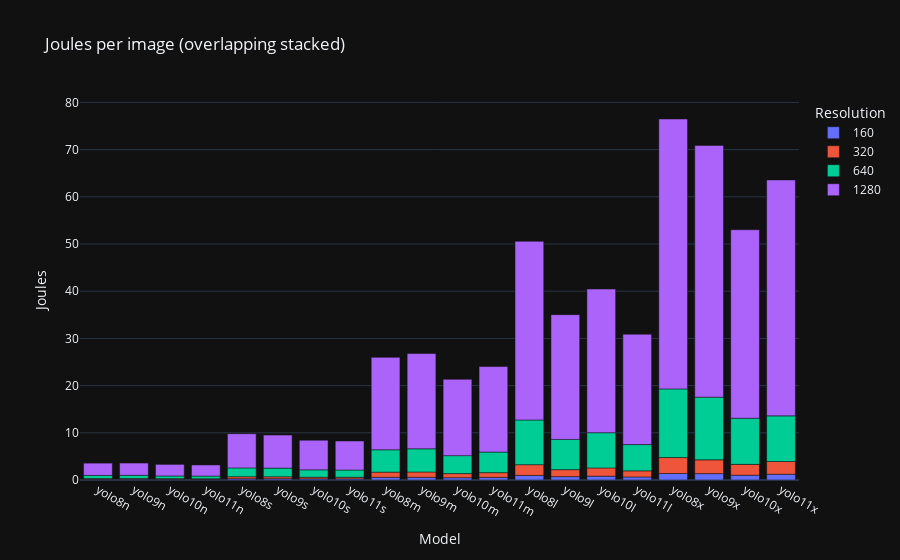
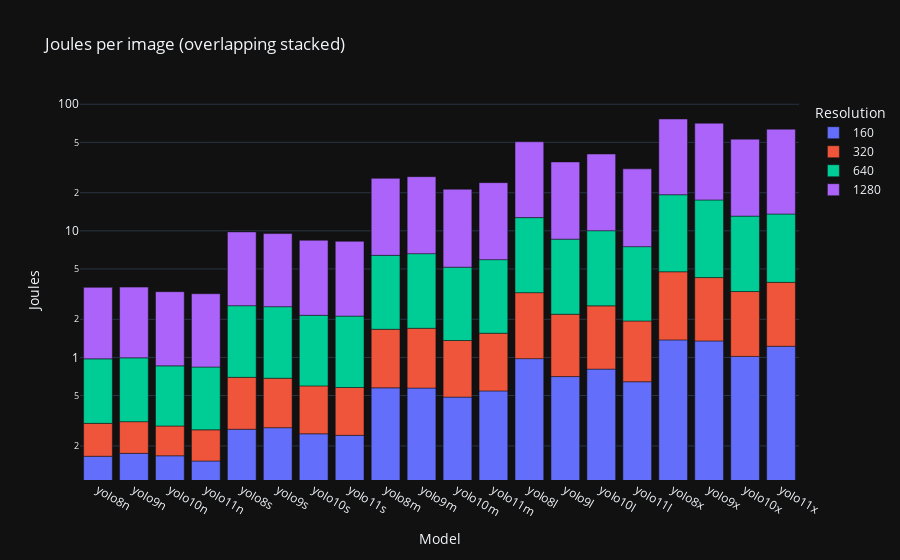
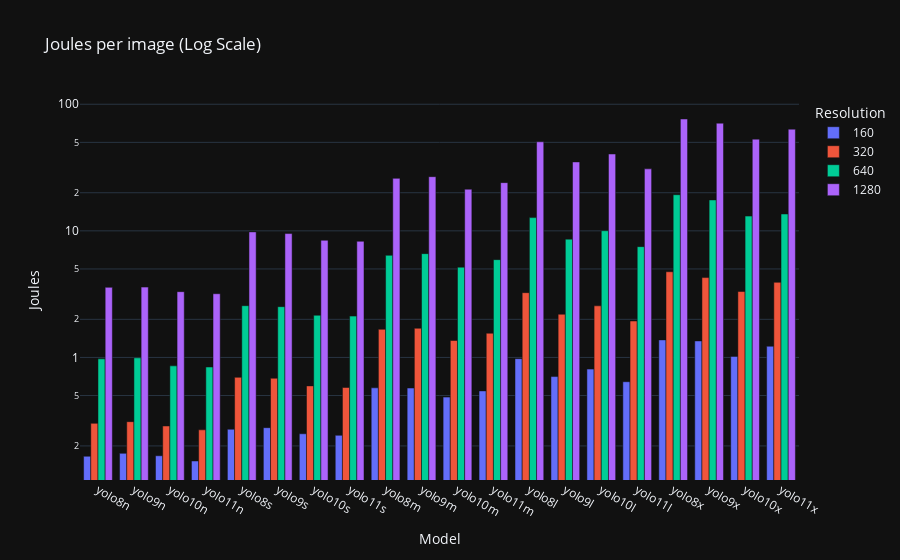

Notebook code cell kept with these figures, in order:
### Code cell
# Define width based on resolution
# resolution_to_width = {160: 0.2, 320: 0.4, 640: 0.6, 1280: 0.8}
diff_joules_df_sorted = common_utils.sort_by_model_size_then_version(stacked_diff_max_joules_df)

fig = px.bar(
    diff_joules_df_sorted, 
    title='Joules per image (overlapping stacked)', 
    labels={'value': 'Max Power (Watts)', 'index': 'Model'},
    # width=[resolution_to_width.get(int(col), 0.5) for col in diff_joules_df_sorted.columns]
)
fig.update_layout(xaxis_title='Model', yaxis_title='Joules', legend_title_text='Resolution')
fig.show()
fig = px.bar(
    diff_joules_df_sorted, 
    title='Joules per image (overlapping stacked)', 
    labels={'value': 'Max Power (Watts)', 'index': 'Model'},
    # width=[resolution_to_width.get(int(col), 0.5) for col in diff_joules_df_sorted.columns]
)
fig.update_layout(xaxis_title='Model', yaxis_title='Joules', yaxis_type='log', legend_title_text='Resolution')
fig.show()

fig = px.bar(max_joules_df_sorted, barmode='group', title='Joules per image (Log Scale)', labels={'value': 'Max Power (Watts)', 'index': 'Model'})
fig.update_layout(xaxis_title='Model', yaxis_title='Joules', yaxis_type='log', legend_title_text='Resolution')
fig.show()

### Figure 1 — Plotly figure (JSON) as saved in the notebook; plotly's stock layout.template omitted (floating-point values rounded to 4 significant figures)
{"data": [{"alignmentgroup": "True", "hovertemplate": "variable=160<br>Model=%{x}<br>Max Power (Watts)=%{y}<extra></extra>", "legendgroup": "160", "marker": {"color": "#636efa", "pattern": {"shape": ""}}, "name": "160", "offsetgroup": "160", "orientation": "v", "showlegend": true, "textposition": "auto", "x": ["yolo8n", "yolo9n", "yolo10n", "yolo11n", "yolo8s", "yolo9s", "yolo10s", "yolo11s", "yolo8m", "yolo9m", "yolo10m", "yolo11m", "yolo8l", "yolo9l", "yolo10l", "yolo11l", "yolo8x", "yolo9x", "yolo10x", "yolo11x"], "xaxis": "x", "y": [0.1656, 0.1747, 0.1672, 0.152, 0.2709, 0.2787, 0.2494, 0.2424, 0.5752, 0.573, 0.4859, 0.5439, 0.9785, 0.7061, 0.8087, 0.6428, 1.376, 1.35, 1.019, 1.226], "yaxis": "y", "type": "bar"}, {"alignmentgroup": "True", "hovertemplate": "variable=320<br>Model=%{x}<br>Max Power (Watts)=%{y}<extra></extra>", "legendgroup": "320", "marker": {"color": "#EF553B", "pattern": {"shape": ""}}, "name": "320", "offsetgroup": "320", "orientation": "v", "showlegend": true, "textposition": "auto", "x": ["yolo8n", "yolo9n", "yolo10n", "yolo11n", "yolo8s", "yolo9s", "yolo10s", "yolo11s", "yolo8m", "yolo9m", "yolo10m", "yolo11m", "yolo8l", "yolo9l", "yolo10l", "yolo11l", "yolo8x", "yolo9x", "yolo10x", "yolo11x"], "xaxis": "x", "y": [0.1358, 0.1362, 0.1203, 0.116, 0.4256, 0.4065, 0.3467, 0.3364, 1.093, 1.127, 0.8744, 1.009, 2.27, 1.488, 1.748, 1.298, 3.377, 2.924, 2.297, 2.695], "yaxis": "y", "type": "bar"}, {"alignmentgroup": "True", "hovertemplate": "variable=640<br>Model=%{x}<br>Max Power (Watts)=%{y}<extra></extra>", "legendgroup": "640", "marker": {"color": "#00cc96", "pattern": {"shape": ""}}, "name": "640", "offsetgroup": "640", "orientation": "v", "showlegend": true, "textposition": "auto", "x": ["yolo8n", "yolo9n", "yolo10n", "yolo11n", "yolo8s", "yolo9s", "yolo10s", "yolo11s", "yolo8m", "yolo9m", "yolo10m", "yolo11m", "yolo8l", "yolo9l", "yolo10l", "yolo11l", "yolo8x", "yolo9x", "yolo10x", "yolo11x"], "xaxis": "x", "y": [0.6736, 0.6821, 0.5706, 0.5723, 1.867, 1.833, 1.556, 1.542, 4.738, 4.906, 3.804, 4.37, 9.476, 6.408, 7.47, 5.563, 14.54, 13.28, 9.761, 9.667], "yaxis": "y", "type": "bar"}, {"alignmentgroup": "True", "hovertemplate": "variable=1280<br>Model=%{x}<br>Max Power (Watts)=%{y}<extra></extra>", "legendgroup": "1280", "marker": {"color": "#ab63fa", "pattern": {"shape": ""}}, "name": "1280", "offsetgroup": "1280", "orientation": "v", "showlegend": true, "textposition": "auto", "x": ["yolo8n", "yolo9n", "yolo10n", "yolo11n", "yolo8s", "yolo9s", "yolo10s", "yolo11s", "yolo8m", "yolo9m", "yolo10m", "yolo11m", "yolo8l", "yolo9l", "yolo10l", "yolo11l", "yolo8x", "yolo9x", "yolo10x", "yolo11x"], "xaxis": "x", "y": [2.603, 2.601, 2.45, 2.346, 7.25, 6.999, 6.276, 6.147, 19.58, 20.19, 16.17, 18.11, 37.85, 26.43, 30.44, 23.38, 57.19, 53.34, 39.95, 49.99], "yaxis": "y", "type": "bar"}], "layout": {"xaxis": {"anchor": "y", "domain": [0.0, 1.0], "title": {"text": "Model"}}, "yaxis": {"anchor": "x", "domain": [0.0, 1.0], "title": {"text": "Joules"}}, "legend": {"title": {"text": "Resolution"}, "tracegroupgap": 0}, "title": {"text": "Joules per image (overlapping stacked)"}, "barmode": "relative"}}

### Figure 2 — Plotly figure (JSON) as saved in the notebook; plotly's stock layout.template omitted (floating-point values rounded to 4 significant figures)
{"data": [{"alignmentgroup": "True", "hovertemplate": "variable=160<br>Model=%{x}<br>Max Power (Watts)=%{y}<extra></extra>", "legendgroup": "160", "marker": {"color": "#636efa", "pattern": {"shape": ""}}, "name": "160", "offsetgroup": "160", "orientation": "v", "showlegend": true, "textposition": "auto", "x": ["yolo8n", "yolo9n", "yolo10n", "yolo11n", "yolo8s", "yolo9s", "yolo10s", "yolo11s", "yolo8m", "yolo9m", "yolo10m", "yolo11m", "yolo8l", "yolo9l", "yolo10l", "yolo11l", "yolo8x", "yolo9x", "yolo10x", "yolo11x"], "xaxis": "x", "y": [0.1656, 0.1747, 0.1672, 0.152, 0.2709, 0.2787, 0.2494, 0.2424, 0.5752, 0.573, 0.4859, 0.5439, 0.9785, 0.7061, 0.8087, 0.6428, 1.376, 1.35, 1.019, 1.226], "yaxis": "y", "type": "bar"}, {"alignmentgroup": "True", "hovertemplate": "variable=320<br>Model=%{x}<br>Max Power (Watts)=%{y}<extra></extra>", "legendgroup": "320", "marker": {"color": "#EF553B", "pattern": {"shape": ""}}, "name": "320", "offsetgroup": "320", "orientation": "v", "showlegend": true, "textposition": "auto", "x": ["yolo8n", "yolo9n", "yolo10n", "yolo11n", "yolo8s", "yolo9s", "yolo10s", "yolo11s", "yolo8m", "yolo9m", "yolo10m", "yolo11m", "yolo8l", "yolo9l", "yolo10l", "yolo11l", "yolo8x", "yolo9x", "yolo10x", "yolo11x"], "xaxis": "x", "y": [0.1358, 0.1362, 0.1203, 0.116, 0.4256, 0.4065, 0.3467, 0.3364, 1.093, 1.127, 0.8744, 1.009, 2.27, 1.488, 1.748, 1.298, 3.377, 2.924, 2.297, 2.695], "yaxis": "y", "type": "bar"}, {"alignmentgroup": "True", "hovertemplate": "variable=640<br>Model=%{x}<br>Max Power (Watts)=%{y}<extra></extra>", "legendgroup": "640", "marker": {"color": "#00cc96", "pattern": {"shape": ""}}, "name": "640", "offsetgroup": "640", "orientation": "v", "showlegend": true, "textposition": "auto", "x": ["yolo8n", "yolo9n", "yolo10n", "yolo11n", "yolo8s", "yolo9s", "yolo10s", "yolo11s", "yolo8m", "yolo9m", "yolo10m", "yolo11m", "yolo8l", "yolo9l", "yolo10l", "yolo11l", "yolo8x", "yolo9x", "yolo10x", "yolo11x"], "xaxis": "x", "y": [0.6736, 0.6821, 0.5706, 0.5723, 1.867, 1.833, 1.556, 1.542, 4.738, 4.906, 3.804, 4.37, 9.476, 6.408, 7.47, 5.563, 14.54, 13.28, 9.761, 9.667], "yaxis": "y", "type": "bar"}, {"alignmentgroup": "True", "hovertemplate": "variable=1280<br>Model=%{x}<br>Max Power (Watts)=%{y}<extra></extra>", "legendgroup": "1280", "marker": {"color": "#ab63fa", "pattern": {"shape": ""}}, "name": "1280", "offsetgroup": "1280", "orientation": "v", "showlegend": true, "textposition": "auto", "x": ["yolo8n", "yolo9n", "yolo10n", "yolo11n", "yolo8s", "yolo9s", "yolo10s", "yolo11s", "yolo8m", "yolo9m", "yolo10m", "yolo11m", "yolo8l", "yolo9l", "yolo10l", "yolo11l", "yolo8x", "yolo9x", "yolo10x", "yolo11x"], "xaxis": "x", "y": [2.603, 2.601, 2.45, 2.346, 7.25, 6.999, 6.276, 6.147, 19.58, 20.19, 16.17, 18.11, 37.85, 26.43, 30.44, 23.38, 57.19, 53.34, 39.95, 49.99], "yaxis": "y", "type": "bar"}], "layout": {"xaxis": {"anchor": "y", "domain": [0.0, 1.0], "title": {"text": "Model"}}, "yaxis": {"anchor": "x", "domain": [0.0, 1.0], "title": {"text": "Joules"}, "type": "log"}, "legend": {"title": {"text": "Resolution"}, "tracegroupgap": 0}, "title": {"text": "Joules per image (overlapping stacked)"}, "barmode": "relative"}}

### Figure 3 — Plotly figure (JSON) as saved in the notebook; plotly's stock layout.template omitted (floating-point values rounded to 4 significant figures)
{"data": [{"alignmentgroup": "True", "hovertemplate": "variable=160<br>Model=%{x}<br>Max Power (Watts)=%{y}<extra></extra>", "legendgroup": "160", "marker": {"color": "#636efa", "pattern": {"shape": ""}}, "name": "160", "offsetgroup": "160", "orientation": "v", "showlegend": true, "textposition": "auto", "x": ["yolo8n", "yolo9n", "yolo10n", "yolo11n", "yolo8s", "yolo9s", "yolo10s", "yolo11s", "yolo8m", "yolo9m", "yolo10m", "yolo11m", "yolo8l", "yolo9l", "yolo10l", "yolo11l", "yolo8x", "yolo9x", "yolo10x", "yolo11x"], "xaxis": "x", "y": [0.1656, 0.1747, 0.1672, 0.152, 0.2709, 0.2787, 0.2494, 0.2424, 0.5752, 0.573, 0.4859, 0.5439, 0.9785, 0.7061, 0.8087, 0.6428, 1.376, 1.35, 1.019, 1.226], "yaxis": "y", "type": "bar"}, {"alignmentgroup": "True", "hovertemplate": "variable=320<br>Model=%{x}<br>Max Power (Watts)=%{y}<extra></extra>", "legendgroup": "320", "marker": {"color": "#EF553B", "pattern": {"shape": ""}}, "name": "320", "offsetgroup": "320", "orientation": "v", "showlegend": true, "textposition": "auto", "x": ["yolo8n", "yolo9n", "yolo10n", "yolo11n", "yolo8s", "yolo9s", "yolo10s", "yolo11s", "yolo8m", "yolo9m", "yolo10m", "yolo11m", "yolo8l", "yolo9l", "yolo10l", "yolo11l", "yolo8x", "yolo9x", "yolo10x", "yolo11x"], "xaxis": "x", "y": [0.3014, 0.3109, 0.2875, 0.268, 0.6964, 0.6852, 0.596, 0.5788, 1.668, 1.7, 1.36, 1.553, 3.248, 2.194, 2.557, 1.94, 4.753, 4.274, 3.315, 3.92], "yaxis": "y", "type": "bar"}, {"alignmentgroup": "True", "hovertemplate": "variable=640<br>Model=%{x}<br>Max Power (Watts)=%{y}<extra></extra>", "legendgroup": "640", "marker": {"color": "#00cc96", "pattern": {"shape": ""}}, "name": "640", "offsetgroup": "640", "orientation": "v", "showlegend": true, "textposition": "auto", "x": ["yolo8n", "yolo9n", "yolo10n", "yolo11n", "yolo8s", "yolo9s", "yolo10s", "yolo11s", "yolo8m", "yolo9m", "yolo10m", "yolo11m", "yolo8l", "yolo9l", "yolo10l", "yolo11l", "yolo8x", "yolo9x", "yolo10x", "yolo11x"], "xaxis": "x", "y": [0.975, 0.9931, 0.8581, 0.8403, 2.563, 2.518, 2.152, 2.12, 6.405, 6.606, 5.164, 5.923, 12.72, 8.602, 10.03, 7.503, 19.3, 17.55, 13.08, 13.59], "yaxis": "y", "type": "bar"}, {"alignmentgroup": "True", "hovertemplate": "variable=1280<br>Model=%{x}<br>Max Power (Watts)=%{y}<extra></extra>", "legendgroup": "1280", "marker": {"color": "#ab63fa", "pattern": {"shape": ""}}, "name": "1280", "offsetgroup": "1280", "orientation": "v", "showlegend": true, "textposition": "auto", "x": ["yolo8n", "yolo9n", "yolo10n", "yolo11n", "yolo8s", "yolo9s", "yolo10s", "yolo11s", "yolo8m", "yolo9m", "yolo10m", "yolo11m", "yolo8l", "yolo9l", "yolo10l", "yolo11l", "yolo8x", "yolo9x", "yolo10x", "yolo11x"], "xaxis": "x", "y": [3.578, 3.594, 3.308, 3.186, 9.813, 9.518, 8.428, 8.267, 25.98, 26.8, 21.33, 24.04, 50.57, 35.03, 40.47, 30.89, 76.49, 70.89, 53.02, 63.58], "yaxis": "y", "type": "bar"}], "layout": {"xaxis": {"anchor": "y", "domain": [0.0, 1.0], "title": {"text": "Model"}}, "yaxis": {"anchor": "x", "domain": [0.0, 1.0], "title": {"text": "Joules"}, "type": "log"}, "legend": {"title": {"text": "Resolution"}, "tracegroupgap": 0}, "title": {"text": "Joules per image (Log Scale)"}, "barmode": "group"}}
